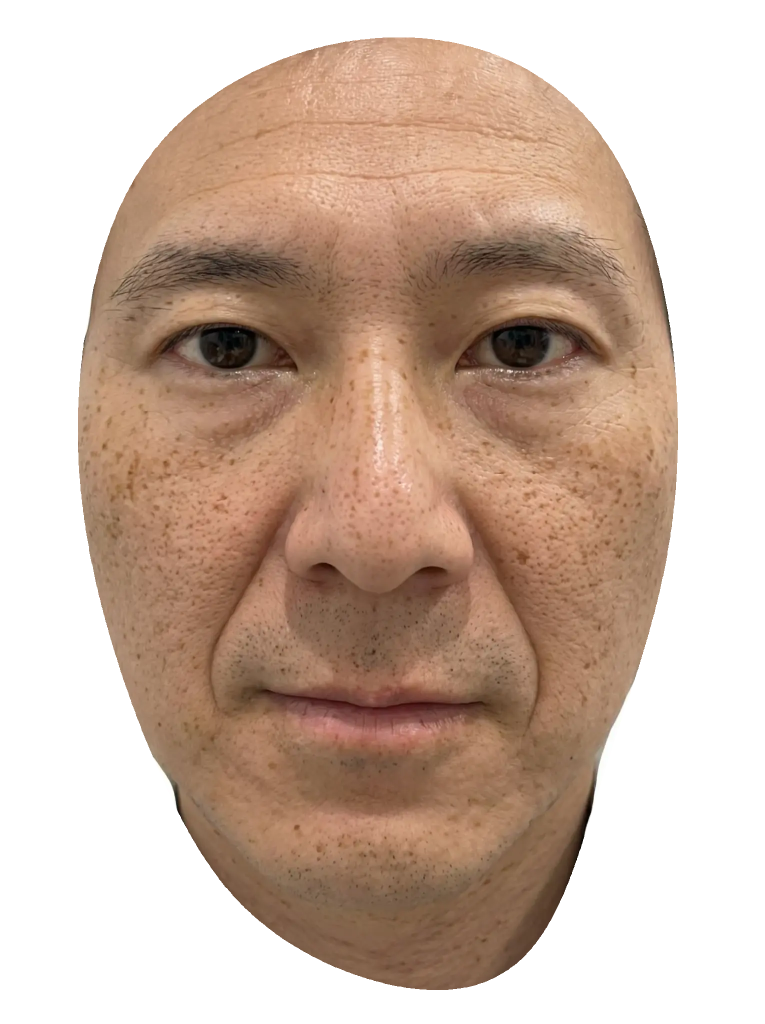
#> input picture assets/face_10years.png, 1529 x 2048 px (shown at 1/2 size)
$ python -i processing.py   (imports and definitions only)
#> lines starting #> are read from the running program, lines starting #| are printed output that depends on the picture
# -*- coding: utf-8 -*-
"""
AIMY 画像処理モジュール
server.py（ローカル）と app.py（本番 Flask）の両方から import して使う。
"""

import cv2
import numpy as np

try:
    import mediapipe as mp
    _MP_AVAILABLE = True
except ImportError:
    _MP_AVAILABLE = False

# ── FaceMesh ランドマーク定数 ──
LEFT_EYE   = [33, 7, 163, 144, 145, 153, 154, 155, 133, 173, 157, 158, 159, 160, 161, 246]
RIGHT_EYE  = [263, 249, 390, 373, 374, 380, 381, 382, 362, 398, 384, 385, 386, 387, 388, 466]
MOUTH_OUT  = [61, 146, 91, 181, 84, 17, 314, 405, 321, 375, 291, 308]
MOUTH_IN   = [78, 95, 88, 178, 87, 14, 317, 402, 318, 324, 308, 415]
LEFT_BROW  = [70, 63, 105, 66, 107, 55, 65, 52]
RIGHT_BROW = [300, 293, 334, 296, 336, 285, 295, 282]


# ═══════════════════════════════════════════
#  共通ユーティリティ
# ═══════════════════════════════════════════

def decode_image(img_bytes: bytes):
    """bytes → (bgr, alpha_ch)。JPEG にはアルファ全 255 を付与。"""
    nparr = np.frombuffer(img_bytes, np.uint8)
    img = cv2.imdecode(nparr, cv2.IMREAD_UNCHANGED)
    if img is None:
        raise ValueError("画像のデコードに失敗しました")
    if img.ndim == 2:
        img = cv2.cvtColor(img, cv2.COLOR_GRAY2BGR)
    if img.shape[2] == 3:
        alpha_ch = np.full((img.shape[0], img.shape[1]), 255, dtype=np.uint8)
    else:
        alpha_ch = img[:, :, 3]
    return img[:, :, :3], alpha_ch


# [48 lines left out: functions encode_png, poly_mask, build_face_exclude, not called in this run]


# ═══════════════════════════════════════════
#  顔マスク生成（全処理の前処理）
# ═══════════════════════════════════════════

# MediaPipe FaceMesh の顔輪郭ランドマーク（時計回り順）
FACE_OVAL = [
    10, 338, 297, 332, 284, 251, 389, 356, 454, 323, 361, 288,
    397, 365, 379, 378, 400, 377, 152, 148, 176, 149, 150, 136,
    172, 58, 132, 93, 234, 127, 162, 21, 54, 103, 67, 109
]


# [79 lines left out: functions process_face_mask, process_shimi, not called in this run]


# ═══════════════════════════════════════════
#  テクスチャー画像生成（テクスチャー.py）
# ═══════════════════════════════════════════

def process_texture(img_bytes: bytes, severity: float = 1.0, seed: int = 42) -> bytes:
    bgr, alpha_ch = decode_image(img_bytes)
    h, w = bgr.shape[:2]
    face_mask = (alpha_ch > 0).astype(np.uint8) * 255
    face_mask_bool = (alpha_ch > 0)
    gray = cv2.cvtColor(bgr, cv2.COLOR_BGR2GRAY)

    # 背景ピクセルをblurの歪み防止のため顔領域平均で埋める
    if np.any(face_mask_bool):
        face_mean_val = float(gray[face_mask_bool].mean())
    else:
        face_mean_val = 128.0
    gray_filled = gray.astype(np.float32).copy()
    gray_filled[~face_mask_bool] = face_mean_val

    DARKEN_GAIN = max(0.5, 0.7 + (1.0 - severity) * 0.2)
    blur  = cv2.GaussianBlur(gray_filled.astype(np.uint8), (31, 31), 0)
    diff  = gray_filled - blur.astype(np.float32)
    dark  = (diff < -5.0).astype(np.uint8)
    dens  = cv2.GaussianBlur(dark.astype(np.float32), (31, 31), 0)
    dense = ((dark & (dens >= 0.12).astype(np.uint8)) == 1) & (face_mask > 0)

    enhanced = bgr.astype(np.float32)
    for c in range(3):
        enhanced[:, :, c][dense] *= DARKEN_GAIN
    result_bgr = np.clip(enhanced, 0, 255).astype(np.uint8)

    exclude = build_face_exclude(bgr, h, w, dilate=13)

    # 外縁重み
    dist = cv2.distanceTransform(face_mask, cv2.DIST_L2, 5)
    outer_w = (1.0 - dist / max(dist.max(), 1e-6)) ** 2.5

    # 疎な暗点（diff は gray_filled ベースなのでそのまま利用）
    dark2  = (diff < -2.8).astype(np.uint8)
    dens2  = cv2.GaussianBlur(dark2.astype(np.float32), (15, 15), 0)
    sparse = (dark2 & (dens2 < 0.45).astype(np.uint8)).astype(np.uint8)
    cand   = sparse.astype(bool) & (face_mask > 0) & (exclude == 0)

    rng = np.random.default_rng(seed)
    yy, xx = np.mgrid[0:h, 0:w].astype(np.float32)
    xn, yn = xx / max(w - 1, 1), yy / max(h - 1, 1)

    def gauss2(cx, cy, sx, sy):
        return np.exp(-0.5 * (((xn - cx) / sx) ** 2 + ((yn - cy) / sy) ** 2))

    cheek_w = np.clip(gauss2(0.22, 0.58, 0.13, 0.16) + gauss2(0.78, 0.58, 0.13, 0.16)
                      - 0.9 * gauss2(0.5, 0.58, 0.12, 0.18), 0, 1)
    fa = np.clip((yn - 0.34) / 0.06, 0.0, 1.0)

    if np.any(cand):
        st = np.clip(DARKEN_GAIN - diff, 0, None)
        p90 = np.percentile(st[cand], 90) + 1e-6
        st = np.clip(st / p90, 0, 1) * (0.70 + 0.30 * cheek_w)

        # [14 lines left out: function overlay, not called in this run]

        result_bgr = overlay(0.010, 0.72 * severity, (131, 0, 142))
        result_bgr = overlay(0.008, 0.95 * severity, (5, 130, 255))

    return encode_png(result_bgr, alpha_ch)


# ═══════════════════════════════════════════
#  毛穴画像生成（毛穴.py）
# ═══════════════════════════════════════════

# [324 lines left out: functions process_keana, process_akami, process_shiwa, process_aging, not called in this run]

>>> import cv2
>>> picture = cv2.imread('assets/face_10years.png', cv2.IMREAD_GRAYSCALE)
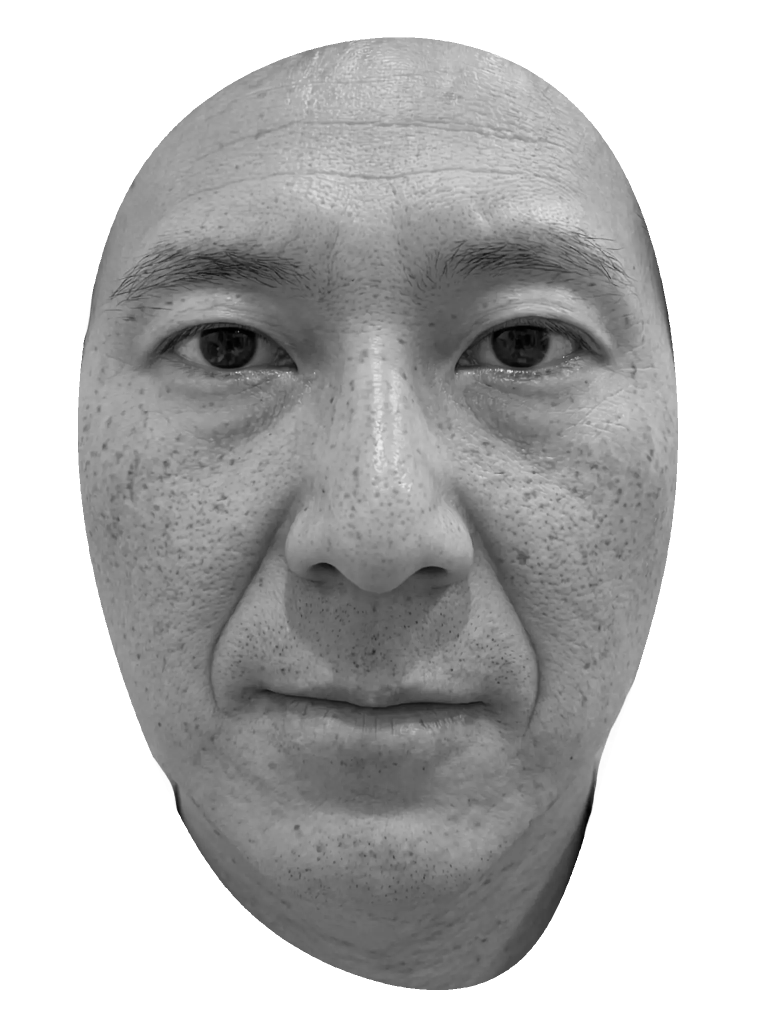
#> picture: shape (2048, 1529) (shown at 1/2 size); min 0, max 255, mean 186
>>> result = process_texture(picture)
#> (the run stopped early here; a loop or call above may not have finished)

$ run again, on assets/face_current.png
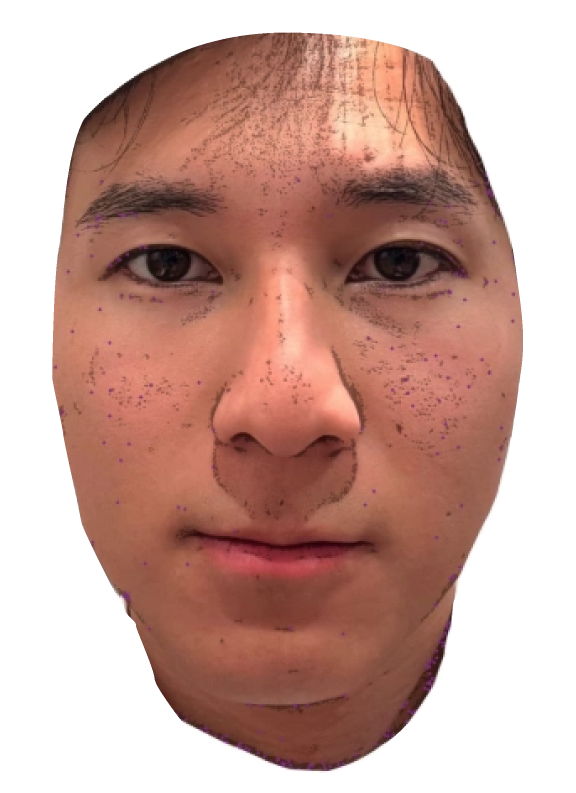
#> input picture assets/face_current.png, 1726 x 2379 px (shown at 1/3 size)
#> `picture = cv2.imread('assets/face_10years.png', cv2.IMREAD_GRAYSCALE)`:
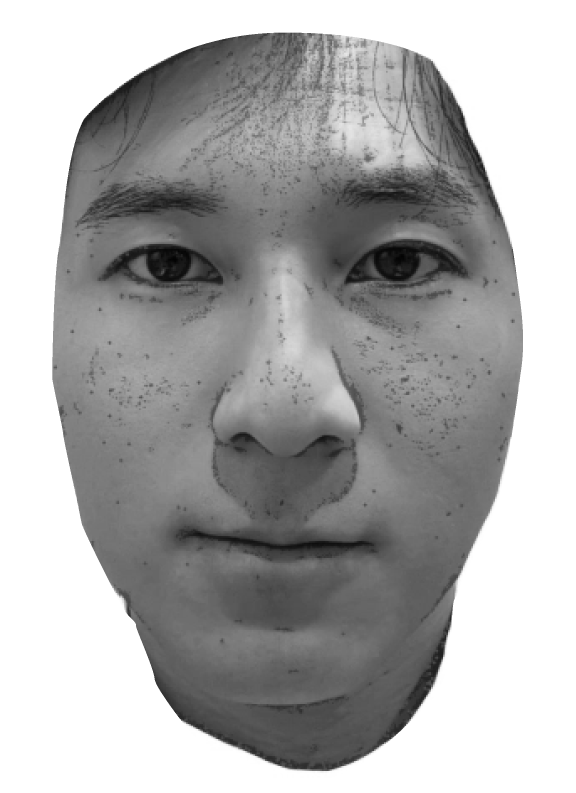
#> picture: shape (2379, 1726) (shown at 1/3 size); min 3, max 255, mean 172

$ run again, on assets/map_akami.png
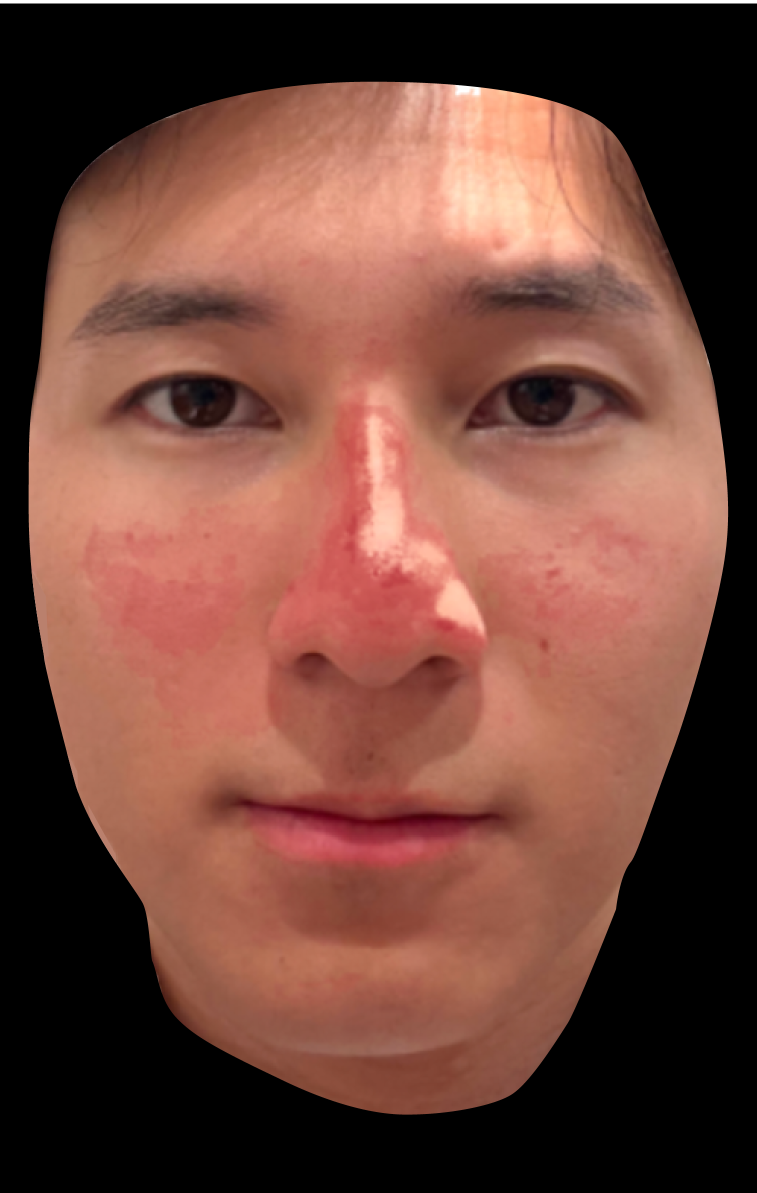
#> input picture assets/map_akami.png, 1513 x 2386 px (shown at 1/2 size)
#> `picture = cv2.imread('assets/face_10years.png', cv2.IMREAD_GRAYSCALE)`:
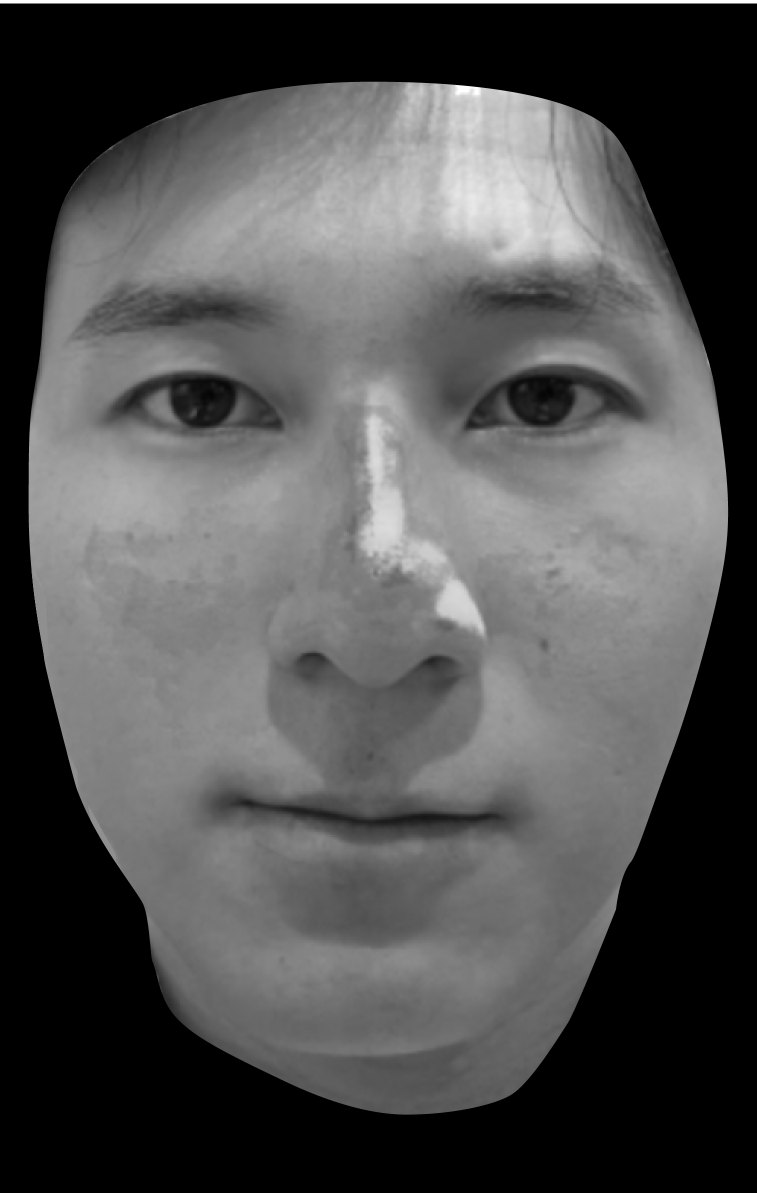
#> picture: shape (2386, 1513) (shown at 1/2 size); min 0, max 255, mean 81.5

$ run again, on assets/map_buibetsu.png
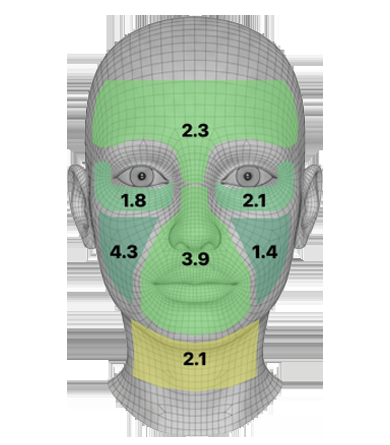
#> input picture assets/map_buibetsu.png, 390 x 445 px
#> `picture = cv2.imread('assets/face_10years.png', cv2.IMREAD_GRAYSCALE)`:
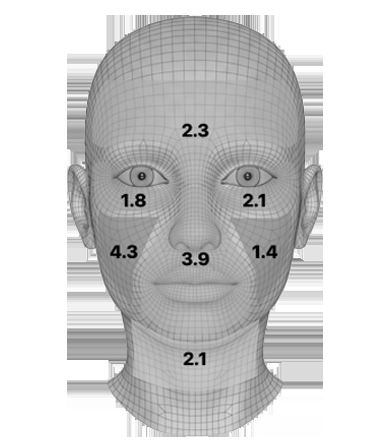
#> picture: shape (445, 390); min 0, max 255, mean 207.1
